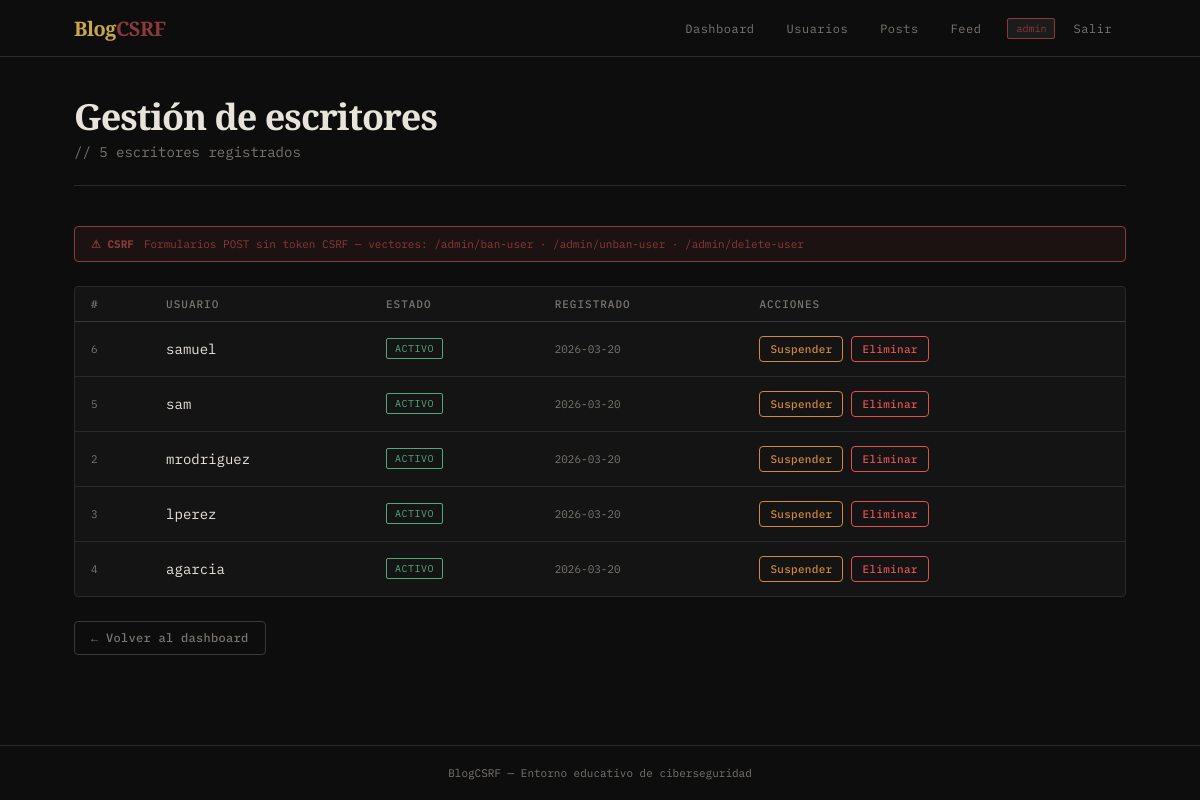
Page /admin/users (signed in) on the committed database.
### tables this page shows
CREATE TABLE users (
    id         INTEGER PRIMARY KEY AUTOINCREMENT,
    username   TEXT    UNIQUE NOT NULL,
    password   TEXT    NOT NULL,
    role       TEXT    NOT NULL CHECK(role IN ('admin', 'writer')),
    banned     INTEGER NOT NULL DEFAULT 0,
    created_at TEXT    NOT NULL DEFAULT (datetime('now'))
);

### blueprints/admin.py (the view)
@admin_bp.route("/users")
@require_role("admin")
def users():
    db = get_db()
    writers = db.execute(
        "SELECT * FROM users WHERE role='writer' ORDER BY created_at DESC"
    ).fetchall()
    return render_template("admin/users.html", writers=writers)

### app.py (called while the page is built)
def _now_ts():
    t = datetime.datetime.now()
    return t.strftime("%Y-%m-%dT%H:%M:%S.") + f"{t.microsecond // 1000:03d}"

### blueprints/auth.py (called while the page is built)
def require_role(*roles):
    from functools import wraps
    def decorator(f):
        @wraps(f)
        def decorated(*args, **kwargs):
            if "user_id" not in session:
                return redirect(url_for("auth.login"))
            if session.get("role") not in roles:
                return render_template("403.html"), 403
            return f(*args, **kwargs)
        return decorated
    return decorator

### database.py (called while the page is built)
def get_db():
    if "db" not in g:
        g.db = sqlite3.connect(
            current_app.config["DATABASE"],
            detect_types=sqlite3.PARSE_DECLTYPES,
        )
        g.db.row_factory = sqlite3.Row
    return g.db

### templates/admin/users.html (shortened to what this page needs)
{% extends "base.html" %}
{% block content %}
<div class="page-header">
  <h1>Gestión de escritores</h1>
  <p>// {{ writers|length }} escritores registrados</p>
</div>
<div class="vuln-banner">
  Formularios POST sin token CSRF — vectores: /admin/ban-user · /admin/unban-user · /admin/delete-user
</div>
{% if writers %}
<div class="table-wrap card" style="padding:0;overflow:hidden">
  <table>
    <thead>
      <tr>
        <th>#</th>
        <th>Usuario</th>
        <th>Estado</th>
        <th>Registrado</th>
        <th>Acciones</th>
      </tr>
    </thead>
    <tbody>
      {% for w in writers %}
      <tr>
        <td style="font-family:var(--mono);font-size:11px;color:var(--muted)">{{ w.id }}</td>
        <td style="font-family:var(--mono)">{{ w.username }}</td>
        <td>
          {% if w.banned %}
            <span class="badge badge-banned">suspendido</span>
          {% else %}
            <span class="badge badge-active">activo</span>
          {% endif %}
        </td>
        <td style="font-family:var(--mono);font-size:11px;color:var(--muted)">{{ w.created_at[:10] }}</td>
        <td>
          <div class="flex gap-8">
            {% if w.banned %}
            <form method="POST" action="{{ url_for('admin.unban_user') }}" style="display:inline">
              <input type="hidden" name="user_id" value="{{ w.id }}">
              <button type="submit" class="btn btn-success btn-sm">Reactivar</button>
            </form>
            {% else %}
            <form method="POST" action="{{ url_for('admin.ban_user') }}" style="display:inline">
              <button type="submit" class="btn btn-warning btn-sm">Suspender</button>
            </form>
            {% endif %}
            <form method="POST" action="{{ url_for('admin.delete_user') }}" style="display:inline"
                  onsubmit="return confirm('¿Eliminar a {{ w.username }}? Esta acción no se puede deshacer.')">
              <button type="submit" class="btn btn-danger btn-sm">Eliminar</button>
            </form>
          </div>
        </td>
      </tr>
      {% endfor %}
    </tbody>
  </table>
</div>
{% else %}
<div class="empty"><strong>Sin escritores</strong>No hay escritores registrados aún.</div>
{% endif %}
<div class="mt-24">
  <a href="{{ url_for('admin.dashboard') }}" class="btn btn-ghost">← Volver al dashboard</a>
</div>
{% endblock %}

### templates/base.html (style rules this page uses)
*, *::before, *::after { box-sizing: border-box; margin: 0; padding: 0; }
:root { --bg: #0d0d0d; --bg2: #141414; --bg3: #1c1c1c; --border: #2a2a2a; --border2: #383838; --text: #e8e4dc; --muted: #7a7570; --accent: #c9a84c; --accent2: #8b3a3a; --danger: #e05252; --success: #52a87a; --warning: #d4883a; --info: #4a7eb5; --mono: 'IBM Plex Mono', monospace; --serif: 'Playfair Display', serif; --body-font: 'Source Serif 4', serif; --radius: 4px; }
html { background: var(--bg); color: var(--text); font-family: var(--body-font); font-size: 16px; }
body { min-height: 100vh; display: flex; flex-direction: column; }
.page-header { margin-bottom: 40px; border-bottom: 1px solid var(--border); padding-bottom: 24px; }
.page-header h1 { font-family: var(--serif); font-size: 36px; font-weight: 900; color: var(--text); letter-spacing: -1px; line-height: 1.1; }
.page-header p { color: var(--muted); font-size: 14px; margin-top: 6px; font-family: var(--mono); }
.card { background: var(--bg2); border: 1px solid var(--border); border-radius: var(--radius); padding: 24px; transition: border-color .2s; }
.table-wrap { overflow-x: auto; }
table { width: 100%; border-collapse: collapse; font-size: 14px; }
thead tr { border-bottom: 1px solid var(--border2); }
th { font-family: var(--mono); font-size: 11px; font-weight: 500; text-transform: uppercase; letter-spacing: 1px; color: var(--muted); padding: 10px 16px; text-align: left; }
td { padding: 14px 16px; border-bottom: 1px solid var(--border); color: var(--text); vertical-align: middle; }
tr:last-child td { border-bottom: none; }
tbody tr { transition: background .1s; }
.btn { display: inline-flex; align-items: center; gap: 6px; font-family: var(--mono); font-size: 12px; font-weight: 500; padding: 8px 16px; border-radius: var(--radius); border: 1px solid transparent; cursor: pointer; text-decoration: none; transition: all .15s; letter-spacing: 0.3px; }
.btn-ghost { background: transparent; color: var(--muted); border-color: var(--border2); }
.btn-danger { background: transparent; color: var(--danger); border-color: var(--danger); }
.btn-warning { background: transparent; color: var(--warning); border-color: var(--warning); }
.btn-sm { padding: 5px 10px; font-size: 11px; }
.badge { display: inline-block; font-family: var(--mono); font-size: 10px; padding: 3px 8px; border-radius: 2px; border: 1px solid; letter-spacing: 0.5px; text-transform: uppercase; }
.badge-active { color: var(--success); border-color: var(--success); }
.vuln-banner { background: rgba(139,58,58,.12); border: 1px solid var(--accent2); border-radius: var(--radius); padding: 10px 16px; font-family: var(--mono); font-size: 11px; color: var(--accent2); display: flex; align-items: center; gap: 10px; margin-bottom: 24px; }
.vuln-banner::before { content: '⚠ CSRF'; font-weight: 700; }
.mt-24 { margin-top: 24px; }
.flex { display: flex; }
.gap-8 { gap: 8px; }

### rows in the picture
users: id "6", username "samuel", banned "ACTIVO", created_at "2026-03-20"
users: id "5", username "sam", banned "ACTIVO", created_at "2026-03-20"
users: id "2", username "mrodriguez", banned "ACTIVO", created_at "2026-03-20"
users: id "3", username "lperez", banned "ACTIVO", created_at "2026-03-20"
users: id "4", username "agarcia", banned "ACTIVO", created_at "2026-03-20"

### other values in the picture
{{ writers|length }} "5"
